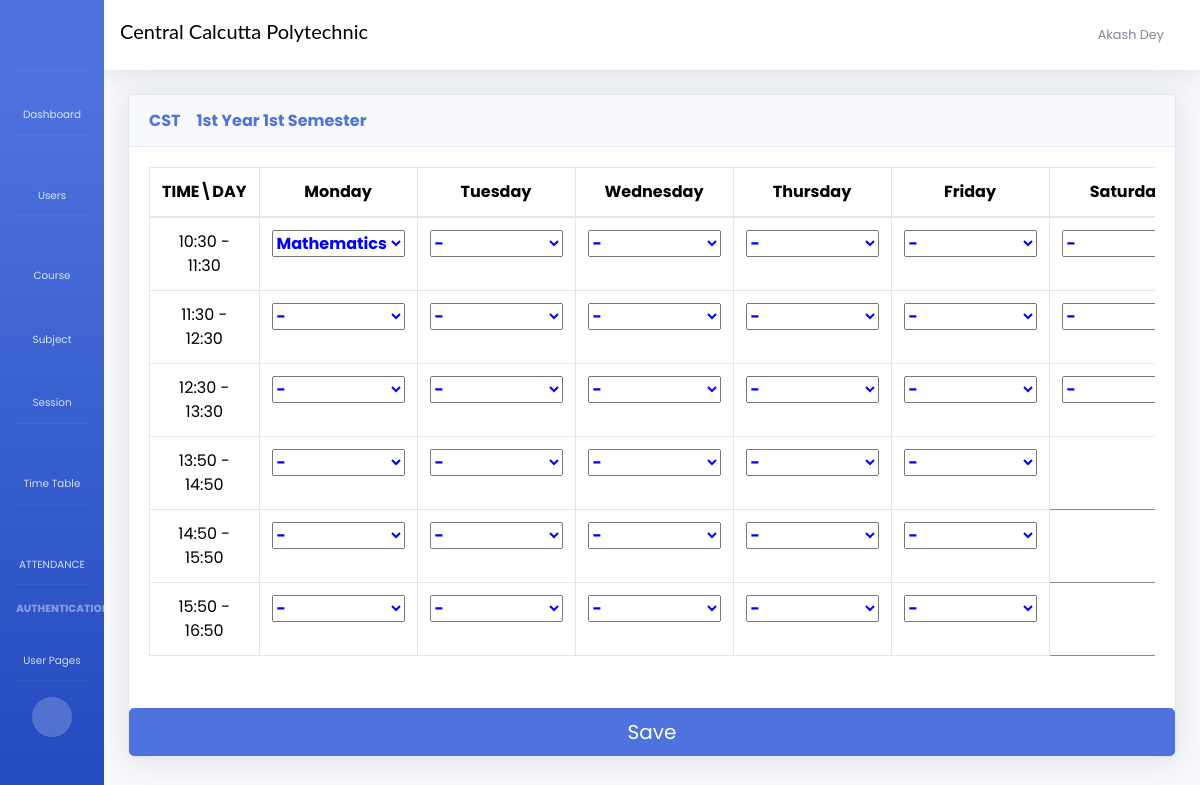
/set-routine/1/1/ (signed in), run on the app's committed database.
### usermodule/models.py (models this page shows, shortened)
class HOD(models.Model):
    hod=models.OneToOneField(CustomUser,on_delete=models.CASCADE, null=True)
    name = models.CharField(max_length=50, blank=True)
    email = models.EmailField(unique=True, blank=True)
    approved = models.BooleanField(default=True)

class Courses(models.Model):
    id=models.AutoField(primary_key=True)
    course_name=models.CharField(max_length=255)
    created_at=models.DateTimeField(auto_now_add=True)
    updated_at=models.DateTimeField(auto_now_add=True)
    objects=models.Manager()
    def __str__(self):
        return self.course_name

class Semester(models.Model):
    SEMESTER_CHOICES = (
        ("1st", '1st Semester'),
        ("2nd", '2nd Semester'),
        ("3rd", '3rd Semester'),
        ("4th", '4th Semester'),
        ("5th", '5th Semester'),
        ("6th", '6th Semester'),
    )
    YEAR_CHOICES = (
        ("1st", '1st Year'),
        ("2nd", '2nd Year'),
        ("3rd", '3rd Year'),
    )
    semester = models.CharField(choices=SEMESTER_CHOICES, max_length=100)
    year = models.CharField(choices=SEMESTER_CHOICES, max_length=100)
    created_at=models.DateTimeField(auto_now_add=True)
    updated_at=models.DateTimeField(auto_now_add=True)
    objects = models.Manager()
    def __str__(self):
        return f'{self.year} Year {self.semester} Semester'

### datamodule/models.py (models this page shows, shortened)
class TimeSlot(models.Model):
    start_time = models.TimeField()
    end_time = models.TimeField()
    def __str__(self):
        return f"{self.start_time.strftime('%H:%M')} - {self.end_time.strftime('%H:%M')}"

class Routine(models.Model):
    id=models.AutoField(primary_key=True)
    course=models.ForeignKey(Courses,on_delete=models.DO_NOTHING)
    semester = models.ForeignKey(Semester, on_delete=models.DO_NOTHING)
    day = models.CharField(max_length=10, choices=[('Monday', 'Monday'), ('Tuesday', 'Tuesday'), ('Wednesday', 'Wednesday'),
                                                   ('Thursday', 'Thursday'), ('Friday', 'Friday'), ('Saturday', 'Saturday')])
    timeslot = models.ForeignKey(TimeSlot, on_delete=models.DO_NOTHING)
    subject = models.ForeignKey(SubjectWithStaff, on_delete=models.DO_NOTHING, null=True, blank=True)

class SubjectWithStaff(models.Model):
    id=models.AutoField(primary_key=True)
    subject_id=models.ForeignKey(Subject,on_delete=models.DO_NOTHING)
    session_id=models.ForeignKey(Session,on_delete=models.DO_NOTHING)
    staff_id=models.ForeignKey(Staff,on_delete=models.DO_NOTHING)
    created_at=models.DateTimeField(auto_now_add=True)
    updated_at=models.DateTimeField(auto_now_add=True)
    objects=models.Manager()

class Subject(models.Model):
    id=models.AutoField(primary_key=True)
    subject_name=models.CharField(max_length=255)
    course_id=models.ForeignKey(Courses,on_delete=models.CASCADE,default=1)
    semester_id=models.ForeignKey(Semester,on_delete=models.CASCADE,default=1)
    created_at=models.DateTimeField(auto_now_add=True)
    updated_at=models.DateTimeField(auto_now_add=True)
    objects=models.Manager()

### datamodule/views.py (the view)
# urls.py: path('set-routine/<int:semester_id>/<int:major_id>/', d_views.set_routine_view, name="setRoutine"),
@login_required(login_url="/login")
def set_routine_view(request, semester_id, major_id):
    if check_approve(request):
        return redirect("waiting_student")
    user = request.user
    if int(user.user_type) == 1:
        User = HOD.objects.filter(hod=user, approved=True).first()
    elif int(user.user_type) == 2:
        return redirect("index")
    elif int(user.user_type) == 3:
        return redirect("index")
    semester = Semester.objects.get(id=semester_id)
    major = Courses.objects.get(id=major_id)
    routines = Routine.objects.filter(semester=semester, course=major).order_by('timeslot').order_by('day')
    if request.method == "POST":
        form_data = request.POST
        for routine in routines:
            routine_data = form_data[f'routine_{routine.id}']
            if routine_data != 'blank':
                timetable = Routine.objects.get(id = routine.id)
                timetable.subject = SubjectWithStaff.objects.get(id = routine_data)
                timetable.save()
            else:
                timetable = Routine.objects.get(id = routine.id)
                timetable.subject = None
                timetable.save()
        return redirect(reverse("routine", args=(semester_id, major_id)))
    else:
        timeslot = TimeSlot.objects.all().order_by("start_time")
        session = Session.objects.last()
        subjects = SubjectWithStaff.objects.all()
        subjectTable = []
        for subject in subjects:
            if subject.subject_id.semester_id == semester and subject.subject_id.course_id == major and subject.session_id == session:
                subjectTable.append(subject)
        data = {
            "user": User,
            "usertype": usertypedata[int(user.user_type)],
            'sem': semester,
            'maj': major,
            'day': ('Monday', 'Tuesday', 'Wednesday', 'Thursday', 'Friday', 'Saturday'),
            'routines': routines,
            'timeslots': timeslot,
            'subject': subjectTable
            }  # For initial load, no data
    return render(request, 'setTable.html', data)

### datamodule/views.py (called while the page is built)
def check_approve(request):
    user = request.user
    if int(user.user_type) == 1:
        User = HOD.objects.filter(hod=user).first()
    elif int(user.user_type) == 2:
        User = Staff.objects.filter(staff=user).first()
    elif int(user.user_type) == 3:
        User = Student.objects.filter(student=user).first()
    return User.approved==False

### templates/setTable.html (shortened to what this page needs)
{% extends 'base/base1.html' %}
{% load static %}
{% block main %}
<form  class="form" method="post">
<div class="card shadow mb-4">
  <div class="card-header py-3">
      <h6 class="m-0 font-weight-bold text-primary">{{maj}}&ensp;&ensp;{{sem}}</h6>
  </div>
  <div class="card-body">
      <div class="table-responsive">
          <table class="table table-bordered" id="dataTable" width="100%" cellspacing="0">
              <thead>
                  <tr>
                    <th class="text-center col-auto">TIME\DAY</th>
                    {% if day %}
                    {% for time in day %}
                    <th class="col-auto text-center">{{time}}</th>
                    {% endfor %}
                    {% endif %}
                  </tr>
                </thead>
              <tbody>
                {% if timeslots %}
                {% for time in timeslots %}
                <tr>
                  <td class="text-center">{{time}}</td>
                  {% if routines %}
                  {% for i in routines %}
                  {% if i.timeslot_id == time.id %}
                  <td class="text-center">
                      <select id="routine_{{i.id}}" class="subject-name"  name="routine_{{i.id}}">
                          {% for S in subject %}
                          <option value="{{ S.id }}" {% if S.id == i.subject_id %} selected {% endif %}>{{ S.subject_id.subject_name }}</option>
                          {% endfor %}
                          {% if not i.subject_id %}
                          <option value="blank" selected>-</option>
                          {% else %}
                          <option value="blank">-</option>
                          {% endif %}
                      </select>
                  </td>
                  {% endif %}
                  {% endfor %}
                  {% endif %}
                </tr>
                {% endfor %}
                {% endif %}
               </tbody>
          </table>
        </div>
    </div>
    <div class="d-flex justify-content-center ">
      <button type="submit" class="btn btn-primary mt-3 btn-block btn-lg gradient-custom-4 ">Save</button>
  </div>
</div>
</form>
{% endblock main %}

### templates/base/base1.html (shortened to what this page needs)
<!DOCTYPE html>
{% load static %}
<html lang="en">
<head>
    <link href="https://cdn.jsdelivr.net/npm/bootstrap@5.3.3/dist/css/bootstrap.min.css" rel="stylesheet">
    <link href="{% static 'css/bootstrap.min.css' %}" rel="stylesheet">
    <link href="{% static 'css/bootstrap.css' %}" rel="stylesheet">
    <link href="{% static 'vendor/fontawesome-free/css/all.min.css' %}" rel="stylesheet" type="text/css">
    <link href="{% static 'css/calender.css' %}" rel="stylesheet">
    <link href="{% static 'css/register.css' %}" rel="stylesheet">
    <link href="{% static 'css/sb-admin-2.min.css' %}" rel="stylesheet">
</head>
<body id="page-top" class="sidebar-toggled">
    <div id="wrapper">
        <ul class="navbar-nav bg-gradient-primary sidebar sidebar-dark accordion toggled" id="accordionSidebar">
            <a class="sidebar-brand d-flex align-items-center justify-content-center" href="{% url 'index' %}">
                <div class="sidebar-brand-icon rotate-n-15">
                    <i class="fas fa-laugh-wink"></i>
                </div>
            </a>
            <hr class="sidebar-divider my-0">
            <li class="nav-item">
                <a class="nav-link" href="{% url 'index' %}">
                    <i class="fas fa-fw fa-tachometer-alt"></i>
                    <span>Dashboard</span></a>
            </li>
            <hr class="sidebar-divider">
            {% if usertype == "HOD"  %}
            <li class="nav-item">
                <a class="nav-link collapsed" href="#" data-toggle="collapse" data-target="#collapseTwo"
                    aria-expanded="true" aria-controls="collapseTwo">
                    <i class="fas fa-user fa-sm fa-fw mr-2 text-gray-400"></i>
                    <span>Users</span>
                </a>
            </li>
            <hr class="sidebar-divider">
            <li class="nav-item">
                <a class="nav-link collapsed" href="#" data-toggle="collapse" data-target="#collapseFive"
                    aria-expanded="true" aria-controls="collapseFive">
                    <i class="fas fa-fw fa-cog"></i>
                    <span>Course</span>
                </a>
            </li>
            <li class="nav-item">
                <a class="nav-link collapsed" href="#" data-toggle="collapse" data-target="#collapseSix"
                    aria-expanded="true" aria-controls="collapseSix">
                    <i class="fas fa-fw fa-cog"></i>
                    <span>Subject</span>
                </a>
            </li>
            <li class="nav-item">
                <a class="nav-link collapsed" href="#" data-toggle="collapse" data-target="#collapseSeven"
                    aria-expanded="true" aria-controls="collapseSeven">
                    <i class="fas fa-fw fa-cog"></i>
                    <span>Session</span>
                </a>
            </li>
            <hr class="sidebar-divider">
            <li class="nav-item">
                <a class="nav-link collapsed" href="#" data-toggle="collapse" data-target="#collapse1"
                    aria-expanded="true" aria-controls="collapse1">
                    <i class="fas fa-fw fa-cog"></i>
                    <span>Time Table</span>
                </a>
            </li>
            <hr class="sidebar-divider">
             <li class="nav-item">
                <a class="nav-link collapsed" href="#" data-toggle="collapse" data-target="#collapsesix"
                    aria-expanded="true" aria-controls="collapsesix">
                    <i class="fas fa-fw fa-cog"></i>
                    <span>ATTENDANCE</span>
                </a>
            </li>
            <hr class="sidebar-divider">
            <div class="sidebar-heading">
                AUTHENTICATION
            </div>
            <li class="nav-item">
                <a class="nav-link collapsed" href="#" data-toggle="collapse" data-target="#collapsePages" aria-expanded="true"
                    aria-controls="collapsePages">
                    <i class="fas fa-fw fa-folder"></i>
                    <span>User Pages</span>
                </a>
            </li>
            {% endif %}
            <hr class="sidebar-divider d-none d-md-block">
            <div class="text-center d-none d-md-inline">
                <button class="rounded-circle border-0" id="sidebarToggle"></button>
            </div>
        </ul>
        <div id="content-wrapper" class="d-flex flex-column">
            <div id="content">
                <nav class="navbar navbar-expand navbar-light bg-white topbar mb-4 static-top shadow">
                    <h5>Central Calcutta Polytechnic</h5>
                    <ul class="navbar-nav ml-auto">
                        <li class="nav-item dropdown no-arrow">
                            <a class="nav-link dropdown-toggle" href="#" id="userDropdown" role="button"
                                data-toggle="dropdown" aria-haspopup="true" aria-expanded="false">
                                {%if usertype == 'HOD' %}
                                <span class="mr-2 d-none d-lg-inline text-gray-600 small">{{user.name}}</span>
                                {% else %}
                                <span class="mr-2 d-none d-lg-inline text-gray-600 small">{{user.name}}</span>
                                <img class="img-profile rounded-circle"
                                src="{{ user.photo.url }}">
                                {% endif %}
                            </a>
                        </li>
                    </ul>
                </nav>
                <div class="container-fluid">
                    {% block main %}
                    {% endblock main %}
                </div>
            </div>
        </div>
    </div>
</body>
</html>

### static/css/register.css (style rules this page uses)
* { margin: 0; padding: 0; box-sizing: border-box; font-family: 'Poppins', sans-serif; }
body { background: linear-gradient(165deg, #d6609e, #2ce8e8); min-height: 100vh; }

### templates/base/base1.html (style rules this page uses)
.subject-name { font-weight: bold; color: blue; }

### data on the page
HOD: name "Akash Dey"
Courses: course_name "CST"
Semester: year+semester "1st Year 1st Semester"
TimeSlot: start_time+end_time "10:30 - 11:30"
Routine: subject+id "Mathematics"
Routine: subject+id "-"
Routine: subject+id "-"
Routine: subject+id "-"
Routine: subject+id "-"
Routine: subject+id "-"
TimeSlot: start_time+end_time "11:30 - 12:30"
Routine: subject+id "-"
Routine: subject+id "-"
Routine: subject+id "-"
Routine: subject+id "-"
Routine: subject+id "-"
Routine: subject+id "-"
TimeSlot: start_time+end_time "12:30 - 13:30"
Routine: subject+id "-"
Routine: subject+id "-"
Routine: subject+id "-"
Routine: subject+id "-"
Routine: subject+id "-"
Routine: subject+id "-"
TimeSlot: start_time+end_time "13:50 - 14:50"
Routine: subject+id "-"
Routine: subject+id "-"
Routine: subject+id "-"
Routine: subject+id "-"
Routine: subject+id "-"
TimeSlot: start_time+end_time "14:50 - 15:50"
Routine: subject+id "-"
Routine: subject+id "-"
Routine: subject+id "-"
Routine: subject+id "-"
Routine: subject+id "-"
TimeSlot: start_time+end_time "15:50 - 16:50"
Routine: subject+id "-"
Routine: subject+id "-"
Routine: subject+id "-"
Routine: subject+id "-"
Routine: subject+id "-"

### other printed values
{{ time }} "Monday" "Tuesday" "Wednesday" "Thursday" "Friday"
